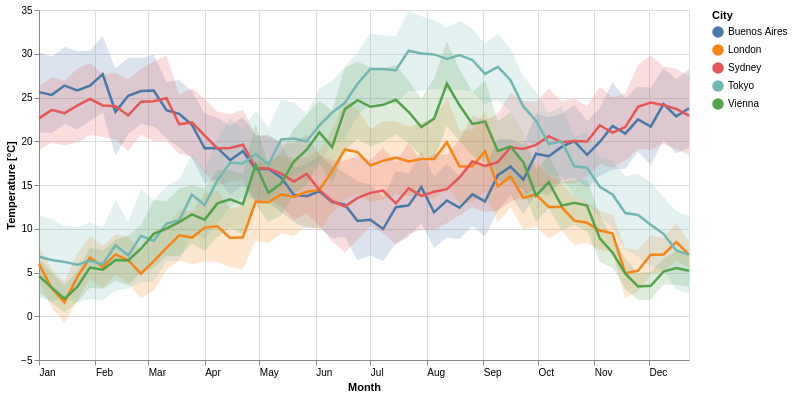

Write notebook code for a chart like this one.
### Code cell
# Build layered chart with month labels on the x-axis
base = alt.Chart(weekly).encode(
    x=alt.X(
        "week_date:T",
        title="Month",
        axis=alt.Axis(format="%b", tickCount="month", labelAlign="left"),
    ),
    # Force full opacity in the legend regardless of mark opacity
    color=alt.Color(
        "location:N", title="City", legend=alt.Legend(symbolOpacity=1)
    )
)

band = base.mark_area(opacity=0.2).encode(
    y=alt.Y("temp_min:Q", title="Temperature [°C]"), y2="temp_max:Q"
)

line = base.mark_line(strokeWidth=2.5).encode(y="temp_avg:Q")

(band + line).properties(width=650, height=350)

### Figure 1 — Vega-Lite specification as saved in the notebook (floating-point values rounded to 4 significant figures; data arrays with more than 128 entries replaced by an {"elided": "..."} marker saying what was removed)
{"config": {"view": {"continuousWidth": 300, "continuousHeight": 300}}, "layer": [{"mark": {"type": "area", "opacity": 0.2}, "encoding": {"color": {"field": "location", "legend": {"symbolOpacity": 1}, "title": "City", "type": "nominal"}, "x": {"axis": {"format": "%b", "labelAlign": "left", "tickCount": "month"}, "field": "week_date", "title": "Month", "type": "temporal"}, "y": {"field": "temp_min", "title": "Temperature [°C]", "type": "quantitative"}, "y2": {"field": "temp_max"}}}, {"mark": {"type": "line", "strokeWidth": 2.5}, "encoding": {"color": {"field": "location", "legend": {"symbolOpacity": 1}, "title": "City", "type": "nominal"}, "x": {"axis": {"format": "%b", "labelAlign": "left", "tickCount": "month"}, "field": "week_date", "title": "Month", "type": "temporal"}, "y": {"field": "temp_avg", "type": "quantitative"}}}], "data": {"name": "data-3e9da0cddbf194cf62c5cec9fe87ae0b"}, "height": 350, "width": 650, "$schema": "https://vega.github.io/schema/vega-lite/v6.1.0.json", "datasets": {"data-3e9da0cddbf194cf62c5cec9fe87ae0b": {"elided": "260 records"}}}
